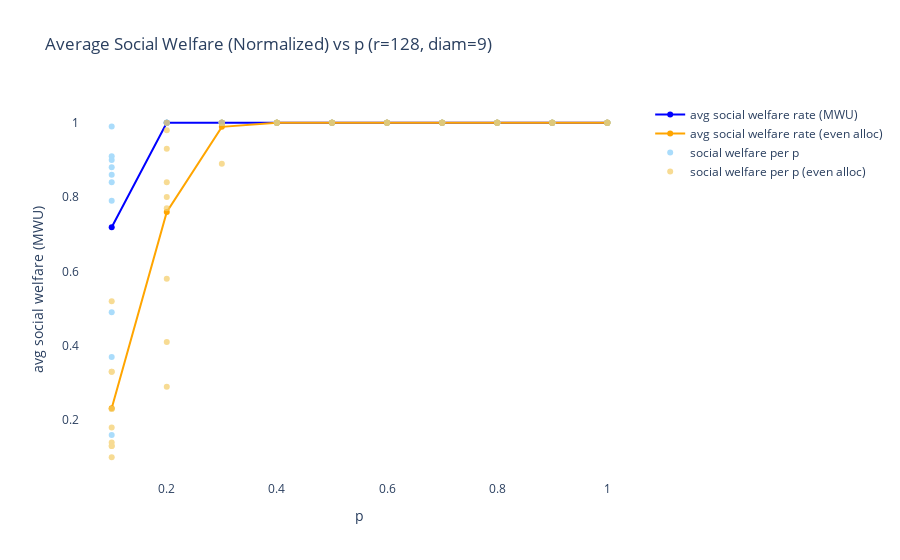
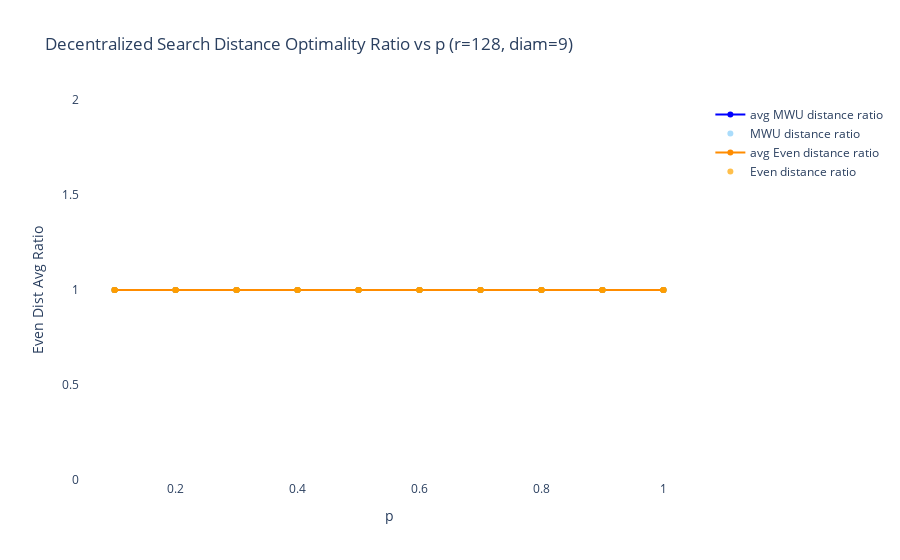
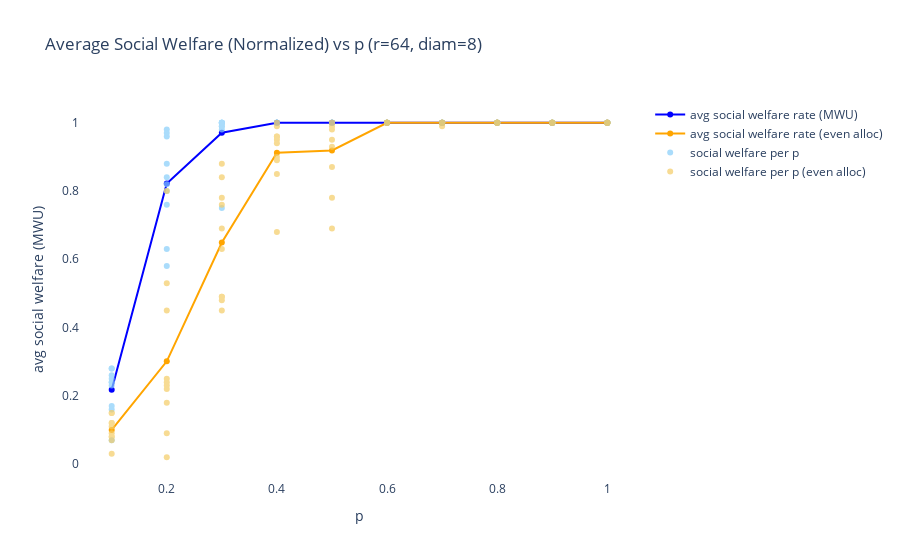
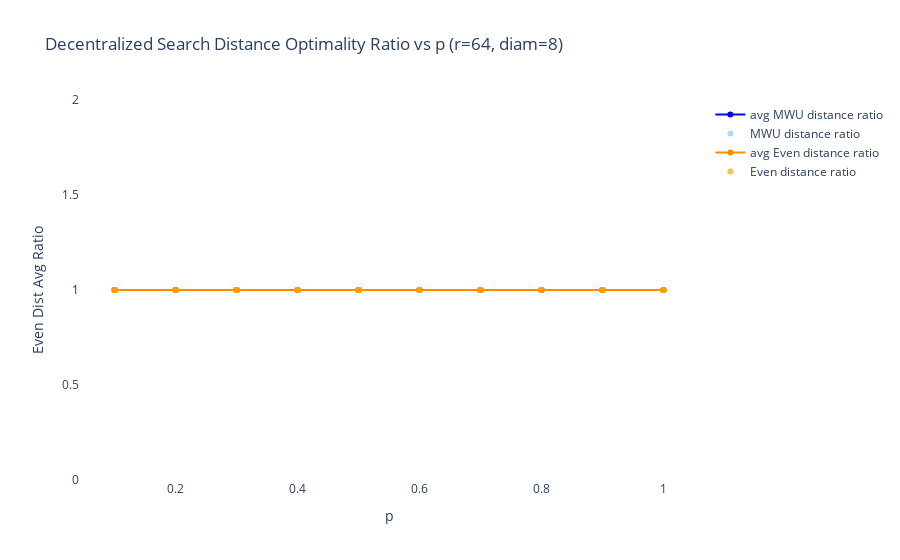

The notebook cell saved with these charts, in order:
### Markdown cell above
### One optimal provider

### Code cell
comp_strat(create_kg, MWU, {'lrate' : lrate}, simplest=True)

### Figure 1 — Plotly figure (JSON) as saved in the notebook; plotly's stock layout.template omitted (floating-point values rounded to 4 significant figures)
{"data": [{"hoverinfo": "skip", "marker": {"color": "Blue"}, "mode": "lines+markers", "name": "avg social welfare rate (MWU)", "type": "scatter", "x": [1, 0.9, 0.8, 0.7, 0.6, 0.5, 0.4, 0.3, 0.2, 0.1], "y": [1, 1, 1, 1, 1, 1, 1, 1, 1, 0.719]}, {"hoverinfo": "skip", "marker": {"color": "Orange"}, "mode": "lines+markers", "name": "avg social welfare rate (even alloc)", "type": "scatter", "x": [1, 0.9, 0.8, 0.7, 0.6, 0.5, 0.4, 0.3, 0.2, 0.1], "y": [1, 1, 1, 1, 1, 1, 1, 0.989, 0.76, 0.232]}, {"hoverinfo": "skip", "marker": {"color": "LightSkyBlue"}, "mode": "markers", "name": "social welfare per p", "opacity": 0.7, "type": "scatter", "x": [1, 1, 1, 1, 1, 1, 1, 1, 1, 1, 0.9, 0.9, 0.9, 0.9, 0.9, 0.9, 0.9, 0.9, 0.9, 0.9, 0.8, 0.8, 0.8, 0.8, 0.8, 0.8, 0.8, 0.8, 0.8, 0.8, 0.7, 0.7, 0.7, 0.7, 0.7, 0.7, 0.7, 0.7, 0.7, 0.7, 0.6, 0.6, 0.6, 0.6, 0.6, 0.6, 0.6, 0.6, 0.6, 0.6, 0.5, 0.5, 0.5, 0.5, 0.5, 0.5, 0.5, 0.5, 0.5, 0.5, 0.4, 0.4, 0.4, 0.4, 0.4, 0.4, 0.4, 0.4, 0.4, 0.4, 0.3, 0.3, 0.3, 0.3, 0.3, 0.3, 0.3, 0.3, 0.3, 0.3, 0.2, 0.2, 0.2, 0.2, 0.2, 0.2, 0.2, 0.2, 0.2, 0.2, 0.1, 0.1, 0.1, 0.1, 0.1, 0.1, 0.1, 0.1, 0.1, 0.1], "y": [1, 1, 1, 1, 1, 1, 1, 1, 1, 1, 1, 1, 1, 1, 1, 1, 1, 1, 1, 1, 1, 1, 1, 1, 1, 1, 1, 1, 1, 1, 1, 1, 1, 1, 1, 1, 1, 1, 1, 1, 1, 1, 1, 1, 1, 1, 1, 1, 1, 1, 1, 1, 1, 1, 1, 1, 1, 1, 1, 1, 1, 1, 1, 1, 1, 1, 1, 1, 1, 1, 1, 1, 1, 1, 1, 1, 1, 1, 1, 1, 1, 1, 1, 1, 1, 1, 1, 1, 1, 1, 0.99, 0.49, 0.88, 0.91, 0.16, 0.86, 0.84, 0.9, 0.37, 0.79]}, {"hoverinfo": "skip", "marker": {"color": "rgba(244,204,102,1)"}, "mode": "markers", "name": "social welfare per p (even alloc)", "opacity": 0.7, "type": "scatter", "x": [1, 1, 1, 1, 1, 1, 1, 1, 1, 1, 0.9, 0.9, 0.9, 0.9, 0.9, 0.9, 0.9, 0.9, 0.9, 0.9, 0.8, 0.8, 0.8, 0.8, 0.8, 0.8, 0.8, 0.8, 0.8, 0.8, 0.7, 0.7, 0.7, 0.7, 0.7, 0.7, 0.7, 0.7, 0.7, 0.7, 0.6, 0.6, 0.6, 0.6, 0.6, 0.6, 0.6, 0.6, 0.6, 0.6, 0.5, 0.5, 0.5, 0.5, 0.5, 0.5, 0.5, 0.5, 0.5, 0.5, 0.4, 0.4, 0.4, 0.4, 0.4, 0.4, 0.4, 0.4, 0.4, 0.4, 0.3, 0.3, 0.3, 0.3, 0.3, 0.3, 0.3, 0.3, 0.3, 0.3, 0.2, 0.2, 0.2, 0.2, 0.2, 0.2, 0.2, 0.2, 0.2, 0.2, 0.1, 0.1, 0.1, 0.1, 0.1, 0.1, 0.1, 0.1, 0.1, 0.1], "y": [1, 1, 1, 1, 1, 1, 1, 1, 1, 1, 1, 1, 1, 1, 1, 1, 1, 1, 1, 1, 1, 1, 1, 1, 1, 1, 1, 1, 1, 1, 1, 1, 1, 1, 1, 1, 1, 1, 1, 1, 1, 1, 1, 1, 1, 1, 1, 1, 1, 1, 1, 1, 1, 1, 1, 1, 1, 1, 1, 1, 1, 1, 1, 1, 1, 1, 1, 1, 1, 1, 0.89, 1, 1, 1, 1, 1, 1, 1, 1, 1, 0.98, 0.93, 0.8, 0.58, 0.41, 0.84, 1, 1, 0.29, 0.77, 0.1, 0.18, 0.33, 0.52, 0.14, 0.13, 0.23, 0.23, 0.13, 0.33]}], "layout": {"plot_bgcolor": "rgba(0,0,0,0)", "showlegend": true, "title": {"text": "Average Social Welfare (Normalized) vs p (r=128, diam=9)"}, "xaxis": {"title": {"text": "p"}}, "yaxis": {"title": {"text": "avg social welfare (MWU)"}}}}

### Figure 2 — Plotly figure (JSON) as saved in the notebook; plotly's stock layout.template omitted (floating-point values rounded to 4 significant figures)
{"data": [{"hoverinfo": "skip", "marker": {"color": "Blue"}, "mode": "lines+markers", "name": "avg MWU distance ratio", "type": "scatter", "x": [1, 0.9, 0.8, 0.7, 0.6, 0.5, 0.4, 0.3, 0.2, 0.1], "y": [1, 1, 1, 1, 1, 1, 1, 1, 1, 1]}, {"hoverinfo": "skip", "marker": {"color": "LightSkyBlue"}, "mode": "markers", "name": "MWU distance ratio", "opacity": 0.7, "type": "scatter", "x": [1, 1, 1, 1, 1, 1, 1, 1, 1, 1, 0.9, 0.9, 0.9, 0.9, 0.9, 0.9, 0.9, 0.9, 0.9, 0.9, 0.8, 0.8, 0.8, 0.8, 0.8, 0.8, 0.8, 0.8, 0.8, 0.8, 0.7, 0.7, 0.7, 0.7, 0.7, 0.7, 0.7, 0.7, 0.7, 0.7, 0.6, 0.6, 0.6, 0.6, 0.6, 0.6, 0.6, 0.6, 0.6, 0.6, 0.5, 0.5, 0.5, 0.5, 0.5, 0.5, 0.5, 0.5, 0.5, 0.5, 0.4, 0.4, 0.4, 0.4, 0.4, 0.4, 0.4, 0.4, 0.4, 0.4, 0.3, 0.3, 0.3, 0.3, 0.3, 0.3, 0.3, 0.3, 0.3, 0.3, 0.2, 0.2, 0.2, 0.2, 0.2, 0.2, 0.2, 0.2, 0.2, 0.2, 0.1, 0.1, 0.1, 0.1, 0.1, 0.1, 0.1, 0.1, 0.1, 0.1], "y": [1, 1, 1, 1, 1, 1, 1, 1, 1, 1, 1, 1, 1, 1, 1, 1, 1, 1, 1, 1, 1, 1, 1, 1, 1, 1, 1, 1, 1, 1, 1, 1, 1, 1, 1, 1, 1, 1, 1, 1, 1, 1, 1, 1, 1, 1, 1, 1, 1, 1, 1, 1, 1, 1, 1, 1, 1, 1, 1, 1, 1, 1, 1, 1, 1, 1, 1, 1, 1, 1, 1, 1, 1, 1, 1, 1, 1, 1, 1, 1, 1, 1, 1, 1, 1, 1, 1, 1, 1, 1, 1, 1, 1, 1, 1, 1, 1, 1, 1, 1]}, {"hoverinfo": "skip", "marker": {"color": "darkorange"}, "mode": "lines+markers", "name": "avg Even distance ratio", "type": "scatter", "x": [1, 0.9, 0.8, 0.7, 0.6, 0.5, 0.4, 0.3, 0.2, 0.1], "y": [1, 1, 1, 1, 1, 1, 1, 1, 1, 1]}, {"hoverinfo": "skip", "marker": {"color": "orange"}, "mode": "markers", "name": "Even distance ratio", "opacity": 0.7, "type": "scatter", "x": [1, 1, 1, 1, 1, 1, 1, 1, 1, 1, 0.9, 0.9, 0.9, 0.9, 0.9, 0.9, 0.9, 0.9, 0.9, 0.9, 0.8, 0.8, 0.8, 0.8, 0.8, 0.8, 0.8, 0.8, 0.8, 0.8, 0.7, 0.7, 0.7, 0.7, 0.7, 0.7, 0.7, 0.7, 0.7, 0.7, 0.6, 0.6, 0.6, 0.6, 0.6, 0.6, 0.6, 0.6, 0.6, 0.6, 0.5, 0.5, 0.5, 0.5, 0.5, 0.5, 0.5, 0.5, 0.5, 0.5, 0.4, 0.4, 0.4, 0.4, 0.4, 0.4, 0.4, 0.4, 0.4, 0.4, 0.3, 0.3, 0.3, 0.3, 0.3, 0.3, 0.3, 0.3, 0.3, 0.3, 0.2, 0.2, 0.2, 0.2, 0.2, 0.2, 0.2, 0.2, 0.2, 0.2, 0.1, 0.1, 0.1, 0.1, 0.1, 0.1, 0.1, 0.1, 0.1, 0.1], "y": [1, 1, 1, 1, 1, 1, 1, 1, 1, 1, 1, 1, 1, 1, 1, 1, 1, 1, 1, 1, 1, 1, 1, 1, 1, 1, 1, 1, 1, 1, 1, 1, 1, 1, 1, 1, 1, 1, 1, 1, 1, 1, 1, 1, 1, 1, 1, 1, 1, 1, 1, 1, 1, 1, 1, 1, 1, 1, 1, 1, 1, 1, 1, 1, 1, 1, 1, 1, 1, 1, 1, 1, 1, 1, 1, 1, 1, 1, 1, 1, 1, 1, 1, 1, 1, 1, 1, 1, 1, 1, 1, 1, 1, 1, 1, 1, 1, 1, 1, 1]}], "layout": {"plot_bgcolor": "rgba(0,0,0,0)", "showlegend": true, "title": {"text": "Decentralized Search Distance Optimality Ratio vs p (r=128, diam=9)"}, "xaxis": {"title": {"text": "p"}}, "yaxis": {"title": {"text": "Even Dist Avg Ratio"}}}}

### Figure 3 — Plotly figure (JSON) as saved in the notebook; plotly's stock layout.template omitted (floating-point values rounded to 4 significant figures)
{"data": [{"hoverinfo": "skip", "marker": {"color": "Blue"}, "mode": "lines+markers", "name": "avg social welfare rate (MWU)", "type": "scatter", "x": [1, 0.9, 0.8, 0.7, 0.6, 0.5, 0.4, 0.3, 0.2, 0.1], "y": [1, 1, 1, 1, 1, 1, 1, 0.971, 0.822, 0.218]}, {"hoverinfo": "skip", "marker": {"color": "Orange"}, "mode": "lines+markers", "name": "avg social welfare rate (even alloc)", "type": "scatter", "x": [1, 0.9, 0.8, 0.7, 0.6, 0.5, 0.4, 0.3, 0.2, 0.1], "y": [1, 1, 1, 0.999, 1, 0.919, 0.912, 0.649, 0.301, 0.1]}, {"hoverinfo": "skip", "marker": {"color": "LightSkyBlue"}, "mode": "markers", "name": "social welfare per p", "opacity": 0.7, "type": "scatter", "x": [1, 1, 1, 1, 1, 1, 1, 1, 1, 1, 0.9, 0.9, 0.9, 0.9, 0.9, 0.9, 0.9, 0.9, 0.9, 0.9, 0.8, 0.8, 0.8, 0.8, 0.8, 0.8, 0.8, 0.8, 0.8, 0.8, 0.7, 0.7, 0.7, 0.7, 0.7, 0.7, 0.7, 0.7, 0.7, 0.7, 0.6, 0.6, 0.6, 0.6, 0.6, 0.6, 0.6, 0.6, 0.6, 0.6, 0.5, 0.5, 0.5, 0.5, 0.5, 0.5, 0.5, 0.5, 0.5, 0.5, 0.4, 0.4, 0.4, 0.4, 0.4, 0.4, 0.4, 0.4, 0.4, 0.4, 0.3, 0.3, 0.3, 0.3, 0.3, 0.3, 0.3, 0.3, 0.3, 0.3, 0.2, 0.2, 0.2, 0.2, 0.2, 0.2, 0.2, 0.2, 0.2, 0.2, 0.1, 0.1, 0.1, 0.1, 0.1, 0.1, 0.1, 0.1, 0.1, 0.1], "y": [1, 1, 1, 1, 1, 1, 1, 1, 1, 1, 1, 1, 1, 1, 1, 1, 1, 1, 1, 1, 1, 1, 1, 1, 1, 1, 1, 1, 1, 1, 1, 1, 1, 1, 1, 1, 1, 1, 1, 1, 1, 1, 1, 1, 1, 1, 1, 1, 1, 1, 1, 1, 1, 1, 1, 1, 1, 1, 1, 1, 1, 1, 1, 1, 1, 1, 1, 1, 1, 1, 1, 1, 1, 1, 0.99, 0.99, 1, 0.98, 1, 0.75, 0.63, 0.8, 0.58, 0.96, 0.82, 0.84, 0.76, 0.98, 0.97, 0.88, 0.28, 0.24, 0.17, 0.24, 0.07, 0.25, 0.28, 0.16, 0.26, 0.23]}, {"hoverinfo": "skip", "marker": {"color": "rgba(244,204,102,1)"}, "mode": "markers", "name": "social welfare per p (even alloc)", "opacity": 0.7, "type": "scatter", "x": [1, 1, 1, 1, 1, 1, 1, 1, 1, 1, 0.9, 0.9, 0.9, 0.9, 0.9, 0.9, 0.9, 0.9, 0.9, 0.9, 0.8, 0.8, 0.8, 0.8, 0.8, 0.8, 0.8, 0.8, 0.8, 0.8, 0.7, 0.7, 0.7, 0.7, 0.7, 0.7, 0.7, 0.7, 0.7, 0.7, 0.6, 0.6, 0.6, 0.6, 0.6, 0.6, 0.6, 0.6, 0.6, 0.6, 0.5, 0.5, 0.5, 0.5, 0.5, 0.5, 0.5, 0.5, 0.5, 0.5, 0.4, 0.4, 0.4, 0.4, 0.4, 0.4, 0.4, 0.4, 0.4, 0.4, 0.3, 0.3, 0.3, 0.3, 0.3, 0.3, 0.3, 0.3, 0.3, 0.3, 0.2, 0.2, 0.2, 0.2, 0.2, 0.2, 0.2, 0.2, 0.2, 0.2, 0.1, 0.1, 0.1, 0.1, 0.1, 0.1, 0.1, 0.1, 0.1, 0.1], "y": [1, 1, 1, 1, 1, 1, 1, 1, 1, 1, 1, 1, 1, 1, 1, 1, 1, 1, 1, 1, 1, 1, 1, 1, 1, 1, 1, 1, 1, 1, 1, 0.99, 1, 1, 1, 1, 1, 1, 1, 1, 1, 1, 1, 1, 1, 1, 1, 1, 1, 1, 0.78, 0.98, 0.87, 1, 0.69, 1, 0.93, 0.99, 1, 0.95, 1, 0.99, 0.96, 0.89, 0.9, 0.96, 0.95, 0.85, 0.68, 0.94, 0.88, 0.48, 0.69, 0.84, 0.49, 0.76, 0.78, 0.45, 0.63, 0.49, 0.53, 0.45, 0.18, 0.25, 0.02, 0.8, 0.22, 0.09, 0.23, 0.24, 0.15, 0.15, 0.07, 0.09, 0.08, 0.12, 0.03, 0.12, 0.08, 0.11]}], "layout": {"plot_bgcolor": "rgba(0,0,0,0)", "showlegend": true, "title": {"text": "Average Social Welfare (Normalized) vs p (r=64, diam=8)"}, "xaxis": {"title": {"text": "p"}}, "yaxis": {"title": {"text": "avg social welfare (MWU)"}}}}

### Figure 4 — Plotly figure (JSON) as saved in the notebook; plotly's stock layout.template omitted (floating-point values rounded to 4 significant figures)
{"data": [{"hoverinfo": "skip", "marker": {"color": "Blue"}, "mode": "lines+markers", "name": "avg MWU distance ratio", "type": "scatter", "x": [1, 0.9, 0.8, 0.7, 0.6, 0.5, 0.4, 0.3, 0.2, 0.1], "y": [1, 1, 1, 1, 1, 1, 1, 1, 1, 1]}, {"hoverinfo": "skip", "marker": {"color": "LightSkyBlue"}, "mode": "markers", "name": "MWU distance ratio", "opacity": 0.7, "type": "scatter", "x": [1, 1, 1, 1, 1, 1, 1, 1, 1, 1, 0.9, 0.9, 0.9, 0.9, 0.9, 0.9, 0.9, 0.9, 0.9, 0.9, 0.8, 0.8, 0.8, 0.8, 0.8, 0.8, 0.8, 0.8, 0.8, 0.8, 0.7, 0.7, 0.7, 0.7, 0.7, 0.7, 0.7, 0.7, 0.7, 0.7, 0.6, 0.6, 0.6, 0.6, 0.6, 0.6, 0.6, 0.6, 0.6, 0.6, 0.5, 0.5, 0.5, 0.5, 0.5, 0.5, 0.5, 0.5, 0.5, 0.5, 0.4, 0.4, 0.4, 0.4, 0.4, 0.4, 0.4, 0.4, 0.4, 0.4, 0.3, 0.3, 0.3, 0.3, 0.3, 0.3, 0.3, 0.3, 0.3, 0.3, 0.2, 0.2, 0.2, 0.2, 0.2, 0.2, 0.2, 0.2, 0.2, 0.2, 0.1, 0.1, 0.1, 0.1, 0.1, 0.1, 0.1, 0.1, 0.1, 0.1], "y": [1, 1, 1, 1, 1, 1, 1, 1, 1, 1, 1, 1, 1, 1, 1, 1, 1, 1, 1, 1, 1, 1, 1, 1, 1, 1, 1, 1, 1, 1, 1, 1, 1, 1, 1, 1, 1, 1, 1, 1, 1, 1, 1, 1, 1, 1, 1, 1, 1, 1, 1, 1, 1, 1, 1, 1, 1, 1, 1, 1, 1, 1, 1, 1, 1, 1, 1, 1, 1, 1, 1, 1, 1, 1, 1, 1, 1, 1, 1, 1, 1, 1, 1, 1, 1, 1, 1, 1, 1, 1, 1, 1, 1, 1, 1, 1, 1, 1, 1, 1]}, {"hoverinfo": "skip", "marker": {"color": "darkorange"}, "mode": "lines+markers", "name": "avg Even distance ratio", "type": "scatter", "x": [1, 0.9, 0.8, 0.7, 0.6, 0.5, 0.4, 0.3, 0.2, 0.1], "y": [1, 1, 1, 1, 1, 1, 1, 1, 1, 1]}, {"hoverinfo": "skip", "marker": {"color": "orange"}, "mode": "markers", "name": "Even distance ratio", "opacity": 0.7, "type": "scatter", "x": [1, 1, 1, 1, 1, 1, 1, 1, 1, 1, 0.9, 0.9, 0.9, 0.9, 0.9, 0.9, 0.9, 0.9, 0.9, 0.9, 0.8, 0.8, 0.8, 0.8, 0.8, 0.8, 0.8, 0.8, 0.8, 0.8, 0.7, 0.7, 0.7, 0.7, 0.7, 0.7, 0.7, 0.7, 0.7, 0.7, 0.6, 0.6, 0.6, 0.6, 0.6, 0.6, 0.6, 0.6, 0.6, 0.6, 0.5, 0.5, 0.5, 0.5, 0.5, 0.5, 0.5, 0.5, 0.5, 0.5, 0.4, 0.4, 0.4, 0.4, 0.4, 0.4, 0.4, 0.4, 0.4, 0.4, 0.3, 0.3, 0.3, 0.3, 0.3, 0.3, 0.3, 0.3, 0.3, 0.3, 0.2, 0.2, 0.2, 0.2, 0.2, 0.2, 0.2, 0.2, 0.2, 0.2, 0.1, 0.1, 0.1, 0.1, 0.1, 0.1, 0.1, 0.1, 0.1, 0.1], "y": [1, 1, 1, 1, 1, 1, 1, 1, 1, 1, 1, 1, 1, 1, 1, 1, 1, 1, 1, 1, 1, 1, 1, 1, 1, 1, 1, 1, 1, 1, 1, 1, 1, 1, 1, 1, 1, 1, 1, 1, 1, 1, 1, 1, 1, 1, 1, 1, 1, 1, 1, 1, 1, 1, 1, 1, 1, 1, 1, 1, 1, 1, 1, 1, 1, 1, 1, 1, 1, 1, 1, 1, 1, 1, 1, 1, 1, 1, 1, 1, 1, 1, 1, 1, 1, 1, 1, 1, 1, 1, 1, 1, 1, 1, 1, 1, 1, 1, 1, 1]}], "layout": {"plot_bgcolor": "rgba(0,0,0,0)", "showlegend": true, "title": {"text": "Decentralized Search Distance Optimality Ratio vs p (r=64, diam=8)"}, "xaxis": {"title": {"text": "p"}}, "yaxis": {"title": {"text": "Even Dist Avg Ratio"}}}}
